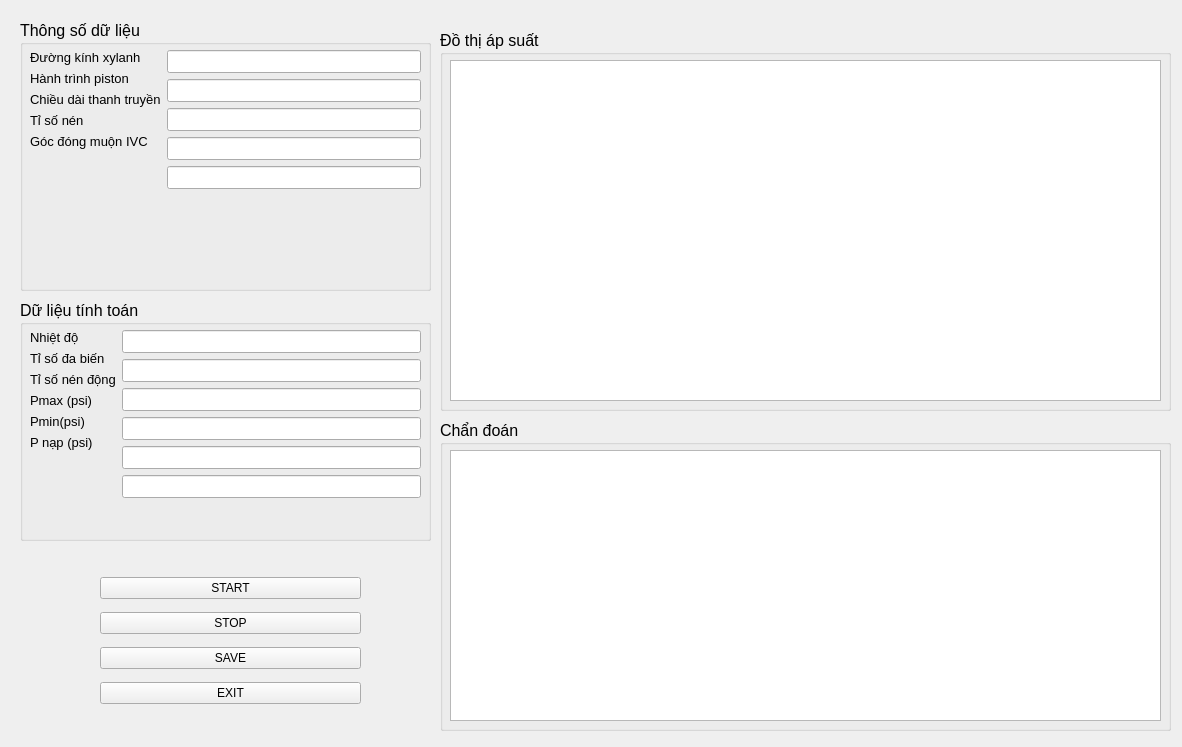
<?xml version="1.0" encoding="UTF-8"?>
<ui version="4.0">
 <class>Form</class>
 <widget class="QWidget" name="Form">
  <property name="geometry">
   <rect>
    <x>0</x>
    <y>0</y>
    <width>1182</width>
    <height>747</height>
   </rect>
  </property>
  <property name="windowTitle">
   <string>Form</string>
  </property>
  <widget class="QGroupBox" name="GB_value">
   <property name="geometry">
    <rect>
     <x>20</x>
     <y>20</y>
     <width>411</width>
     <height>271</height>
    </rect>
   </property>
   <property name="font">
    <font>
     <pointsize>12</pointsize>
    </font>
   </property>
   <property name="title">
    <string>Thông số dữ liệu</string>
   </property>
   <widget class="QLineEdit" name="lineEdit_6">
    <property name="geometry">
     <rect>
      <x>420</x>
      <y>170</y>
      <width>113</width>
      <height>22</height>
     </rect>
    </property>
   </widget>
   <widget class="QWidget" name="layoutWidget">
    <property name="geometry">
     <rect>
      <x>10</x>
      <y>30</y>
      <width>391</width>
      <height>231</height>
     </rect>
    </property>
    <layout class="QFormLayout" name="formLayout_2">
     <item row="0" column="0">
      <layout class="QFormLayout" name="formLayout">
       <item row="0" column="0">
        <widget class="QLabel" name="label_cyl_dm">
         <property name="font">
          <font>
           <pointsize>10</pointsize>
          </font>
         </property>
         <property name="text">
          <string>Đường kính xylanh</string>
         </property>
        </widget>
       </item>
       <item row="1" column="0">
        <widget class="QLabel" name="label_piston_jour">
         <property name="font">
          <font>
           <pointsize>10</pointsize>
          </font>
         </property>
         <property name="text">
          <string>Hành trình piston</string>
         </property>
        </widget>
       </item>
       <item row="2" column="0">
        <widget class="QLabel" name="label_rod_len">
         <property name="font">
          <font>
           <pointsize>10</pointsize>
          </font>
         </property>
         <property name="text">
          <string>Chiều dài thanh truyền</string>
         </property>
        </widget>
       </item>
       <item row="3" column="0">
        <widget class="QLabel" name="label_comp_rat">
         <property name="font">
          <font>
           <pointsize>10</pointsize>
          </font>
         </property>
         <property name="text">
          <string>Tỉ số nén</string>
         </property>
        </widget>
       </item>
       <item row="4" column="0">
        <widget class="QLabel" name="label_xup_cor">
         <property name="font">
          <font>
           <pointsize>10</pointsize>
          </font>
         </property>
         <property name="text">
          <string>Góc đóng muộn IVC</string>
         </property>
        </widget>
       </item>
      </layout>
     </item>
     <item row="0" column="1">
      <layout class="QVBoxLayout" name="verticalLayout">
       <item>
        <widget class="QLineEdit" name="LE_cyl_dm">
         <property name="font">
          <font>
           <pointsize>10</pointsize>
          </font>
         </property>
        </widget>
       </item>
       <item>
        <widget class="QLineEdit" name="LE_piston_jour">
         <property name="font">
          <font>
           <pointsize>10</pointsize>
          </font>
         </property>
        </widget>
       </item>
       <item>
        <widget class="QLineEdit" name="LE_rod_len">
         <property name="font">
          <font>
           <pointsize>10</pointsize>
          </font>
         </property>
        </widget>
       </item>
       <item>
        <widget class="QLineEdit" name="LE_comp_rat">
         <property name="font">
          <font>
           <pointsize>10</pointsize>
          </font>
         </property>
        </widget>
       </item>
       <item>
        <widget class="QLineEdit" name="LE_xup_cor">
         <property name="font">
          <font>
           <pointsize>10</pointsize>
          </font>
         </property>
        </widget>
       </item>
      </layout>
     </item>
    </layout>
   </widget>
  </widget>
  <widget class="QGroupBox" name="GB_math">
   <property name="geometry">
    <rect>
     <x>20</x>
     <y>300</y>
     <width>411</width>
     <height>241</height>
    </rect>
   </property>
   <property name="font">
    <font>
     <pointsize>12</pointsize>
    </font>
   </property>
   <property name="title">
    <string>Dữ liệu tính toán</string>
   </property>
   <widget class="QWidget" name="layoutWidget">
    <property name="geometry">
     <rect>
      <x>10</x>
      <y>30</y>
      <width>391</width>
      <height>196</height>
     </rect>
    </property>
    <layout class="QFormLayout" name="formLayout_4">
     <item row="0" column="0">
      <layout class="QFormLayout" name="formLayout_3">
       <item row="1" column="0">
        <widget class="QLabel" name="label_mul_rat">
         <property name="font">
          <font>
           <pointsize>10</pointsize>
          </font>
         </property>
         <property name="text">
          <string>Tỉ số đa biến</string>
         </property>
        </widget>
       </item>
       <item row="2" column="0">
        <widget class="QLabel" name="label_dym_comp_rat">
         <property name="font">
          <font>
           <pointsize>10</pointsize>
          </font>
         </property>
         <property name="text">
          <string>Tỉ số nén động</string>
         </property>
        </widget>
       </item>
       <item row="3" column="0">
        <widget class="QLabel" name="label_max">
         <property name="font">
          <font>
           <pointsize>10</pointsize>
          </font>
         </property>
         <property name="text">
          <string>Pmax (psi)</string>
         </property>
        </widget>
       </item>
       <item row="4" column="0">
        <widget class="QLabel" name="label_min">
         <property name="font">
          <font>
           <pointsize>10</pointsize>
          </font>
         </property>
         <property name="text">
          <string>Pmin(psi)</string>
         </property>
        </widget>
       </item>
       <item row="0" column="0">
        <widget class="QLabel" name="label_extTem">
         <property name="font">
          <font>
           <pointsize>10</pointsize>
          </font>
         </property>
         <property name="text">
          <string>Nhiệt độ</string>
         </property>
        </widget>
       </item>
       <item row="5" column="0">
        <widget class="QLabel" name="label_load">
         <property name="font">
          <font>
           <pointsize>10</pointsize>
          </font>
         </property>
         <property name="text">
          <string>P nạp (psi)</string>
         </property>
        </widget>
       </item>
      </layout>
     </item>
     <item row="0" column="1">
      <layout class="QVBoxLayout" name="verticalLayout_2">
       <item>
        <widget class="QLineEdit" name="LE_extTem">
         <property name="font">
          <font>
           <pointsize>10</pointsize>
          </font>
         </property>
         <property name="readOnly">
          <bool>true</bool>
         </property>
        </widget>
       </item>
       <item>
        <widget class="QLineEdit" name="LE_mul_rat">
         <property name="font">
          <font>
           <pointsize>10</pointsize>
          </font>
         </property>
         <property name="readOnly">
          <bool>true</bool>
         </property>
        </widget>
       </item>
       <item>
        <widget class="QLineEdit" name="LE_dym_comp_rat">
         <property name="font">
          <font>
           <pointsize>10</pointsize>
          </font>
         </property>
         <property name="readOnly">
          <bool>true</bool>
         </property>
        </widget>
       </item>
       <item>
        <widget class="QLineEdit" name="LE_max">
         <property name="font">
          <font>
           <pointsize>10</pointsize>
          </font>
         </property>
         <property name="readOnly">
          <bool>true</bool>
         </property>
        </widget>
       </item>
       <item>
        <widget class="QLineEdit" name="LE_min">
         <property name="font">
          <font>
           <pointsize>10</pointsize>
          </font>
         </property>
         <property name="readOnly">
          <bool>true</bool>
         </property>
        </widget>
       </item>
       <item>
        <widget class="QLineEdit" name="LE_load">
         <property name="font">
          <font>
           <pointsize>10</pointsize>
          </font>
         </property>
         <property name="readOnly">
          <bool>true</bool>
         </property>
        </widget>
       </item>
      </layout>
     </item>
    </layout>
   </widget>
  </widget>
  <widget class="QGroupBox" name="GB_graph">
   <property name="geometry">
    <rect>
     <x>440</x>
     <y>30</y>
     <width>731</width>
     <height>381</height>
    </rect>
   </property>
   <property name="font">
    <font>
     <pointsize>12</pointsize>
    </font>
   </property>
   <property name="title">
    <string>Đồ thị áp suất</string>
   </property>
   <widget class="QGraphicsView" name="GV_graph">
    <property name="geometry">
     <rect>
      <x>10</x>
      <y>30</y>
      <width>711</width>
      <height>341</height>
     </rect>
    </property>
   </widget>
  </widget>
  <widget class="QGroupBox" name="GB_diagnose">
   <property name="geometry">
    <rect>
     <x>440</x>
     <y>420</y>
     <width>731</width>
     <height>311</height>
    </rect>
   </property>
   <property name="font">
    <font>
     <pointsize>12</pointsize>
    </font>
   </property>
   <property name="title">
    <string>Chẩn đoán</string>
   </property>
   <widget class="QTextEdit" name="TE_diagnose">
    <property name="geometry">
     <rect>
      <x>10</x>
      <y>30</y>
      <width>711</width>
      <height>271</height>
     </rect>
    </property>
   </widget>
  </widget>
  <widget class="QWidget" name="layoutWidget">
   <property name="geometry">
    <rect>
     <x>100</x>
     <y>570</y>
     <width>261</width>
     <height>141</height>
    </rect>
   </property>
   <layout class="QVBoxLayout" name="verticalLayout_3">
    <item>
     <widget class="QPushButton" name="BT_start">
      <property name="text">
       <string>START</string>
      </property>
     </widget>
    </item>
    <item>
     <widget class="QPushButton" name="BT_stop">
      <property name="text">
       <string>STOP</string>
      </property>
     </widget>
    </item>
    <item>
     <widget class="QPushButton" name="BT_save">
      <property name="text">
       <string>SAVE</string>
      </property>
     </widget>
    </item>
    <item>
     <widget class="QPushButton" name="BT_exit">
      <property name="text">
       <string>EXIT</string>
      </property>
     </widget>
    </item>
   </layout>
  </widget>
 </widget>
 <resources/>
 <connections/>
</ui>
